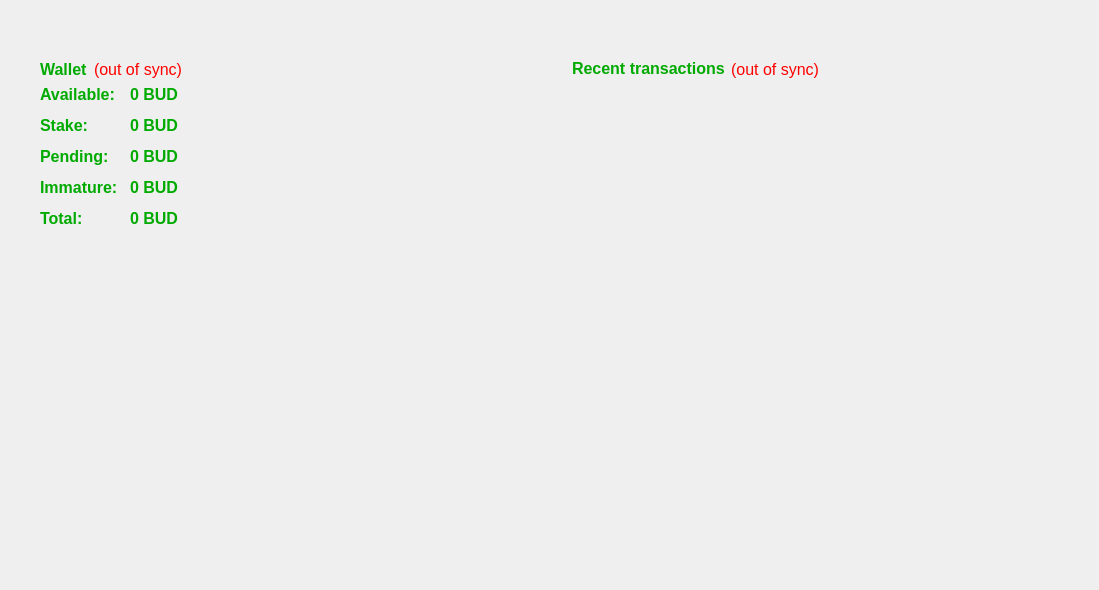
<?xml version="1.0" encoding="UTF-8"?>
<ui version="4.0">
 <class>OverviewPage</class>
 <widget class="QWidget" name="OverviewPage">
  <property name="geometry">
   <rect>
    <x>0</x>
    <y>0</y>
    <width>1099</width>
    <height>590</height>
   </rect>
  </property>
  <property name="windowTitle">
   <string>Form</string>
  </property>
  <layout class="QHBoxLayout" name="horizontalLayout" stretch="0,1,1">
   <property name="topMargin">
    <number>50</number>
   </property>
   <property name="bottomMargin">
    <number>180</number>
   </property>
   <item>
    <spacer name="verticalSpacer_3">
     <property name="orientation">
      <enum>Qt::Vertical</enum>
     </property>
     <property name="sizeHint" stdset="0">
      <size>
       <width>20</width>
       <height>40</height>
      </size>
     </property>
    </spacer>
   </item>
   <item>
    <layout class="QVBoxLayout" name="verticalLayout_2">
     <item>
      <widget class="QFrame" name="frame">
       <property name="frameShape">
        <enum>QFrame::NoFrame</enum>
       </property>
       <property name="frameShadow">
        <enum>QFrame::Raised</enum>
       </property>
       <layout class="QVBoxLayout" name="verticalLayout_4">
        <item>
         <layout class="QHBoxLayout" name="horizontalLayout_4">
          <item>
           <widget class="QLabel" name="label_5">
            <property name="font">
             <font>
              <pointsize>12</pointsize>
              <weight>75</weight>
              <bold>true</bold>
             </font>
            </property>
            <property name="styleSheet">
             <string notr="true">color: rgb(0, 170, 0);</string>
            </property>
            <property name="text">
             <string>Wallet</string>
            </property>
           </widget>
          </item>
          <item>
           <widget class="QLabel" name="labelWalletStatus">
            <property name="font">
             <font>
              <pointsize>12</pointsize>
              <weight>50</weight>
              <bold>false</bold>
             </font>
            </property>
            <property name="toolTip">
             <string>The displayed information may be out of date. Your wallet automatically synchronizes with the Bud network after a connection is established, but this process has not completed yet.</string>
            </property>
            <property name="styleSheet">
             <string notr="true">QLabel { color: red; }</string>
            </property>
            <property name="text">
             <string notr="true">(out of sync)</string>
            </property>
            <property name="alignment">
             <set>Qt::AlignLeading|Qt::AlignLeft|Qt::AlignVCenter</set>
            </property>
           </widget>
          </item>
          <item>
           <spacer name="horizontalSpacer_2">
            <property name="orientation">
             <enum>Qt::Horizontal</enum>
            </property>
            <property name="sizeHint" stdset="0">
             <size>
              <width>40</width>
              <height>20</height>
             </size>
            </property>
           </spacer>
          </item>
         </layout>
        </item>
        <item>
         <layout class="QFormLayout" name="formLayout_2">
          <property name="fieldGrowthPolicy">
           <enum>QFormLayout::AllNonFixedFieldsGrow</enum>
          </property>
          <property name="horizontalSpacing">
           <number>12</number>
          </property>
          <property name="verticalSpacing">
           <number>12</number>
          </property>
          <item row="0" column="0">
           <widget class="QLabel" name="label">
            <property name="font">
             <font>
              <pointsize>12</pointsize>
              <weight>75</weight>
              <bold>true</bold>
             </font>
            </property>
            <property name="styleSheet">
             <string notr="true">color: rgb(0, 170, 0);</string>
            </property>
            <property name="text">
             <string>Available:</string>
            </property>
           </widget>
          </item>
          <item row="0" column="1">
           <widget class="QLabel" name="labelBalance">
            <property name="font">
             <font>
              <pointsize>12</pointsize>
              <weight>75</weight>
              <bold>true</bold>
             </font>
            </property>
            <property name="cursor">
             <cursorShape>IBeamCursor</cursorShape>
            </property>
            <property name="toolTip">
             <string>Your current spendable balance</string>
            </property>
            <property name="styleSheet">
             <string notr="true">color: rgb(0, 170, 0);</string>
            </property>
            <property name="text">
             <string notr="true">0 BUD</string>
            </property>
            <property name="textInteractionFlags">
             <set>Qt::LinksAccessibleByMouse|Qt::TextSelectableByKeyboard|Qt::TextSelectableByMouse</set>
            </property>
           </widget>
          </item>
          <item row="1" column="0">
           <widget class="QLabel" name="label_6">
            <property name="font">
             <font>
              <pointsize>12</pointsize>
              <weight>75</weight>
              <bold>true</bold>
             </font>
            </property>
            <property name="styleSheet">
             <string notr="true">color: rgb(0, 170, 0);</string>
            </property>
            <property name="text">
             <string>Stake:</string>
            </property>
           </widget>
          </item>
          <item row="1" column="1">
           <widget class="QLabel" name="labelStake">
            <property name="font">
             <font>
              <pointsize>12</pointsize>
              <weight>75</weight>
              <bold>true</bold>
             </font>
            </property>
            <property name="cursor">
             <cursorShape>IBeamCursor</cursorShape>
            </property>
            <property name="toolTip">
             <string>Total of coins that was staked, and do not yet count toward the current balance</string>
            </property>
            <property name="styleSheet">
             <string notr="true">color: rgb(0, 170, 0);</string>
            </property>
            <property name="text">
             <string notr="true">0 BUD</string>
            </property>
            <property name="textInteractionFlags">
             <set>Qt::LinksAccessibleByMouse|Qt::TextSelectableByKeyboard|Qt::TextSelectableByMouse</set>
            </property>
           </widget>
          </item>
          <item row="2" column="0">
           <widget class="QLabel" name="label_3">
            <property name="font">
             <font>
              <pointsize>12</pointsize>
              <weight>75</weight>
              <bold>true</bold>
             </font>
            </property>
            <property name="styleSheet">
             <string notr="true">color: rgb(0, 170, 0);</string>
            </property>
            <property name="text">
             <string>Pending:</string>
            </property>
           </widget>
          </item>
          <item row="2" column="1">
           <widget class="QLabel" name="labelUnconfirmed">
            <property name="font">
             <font>
              <pointsize>12</pointsize>
              <weight>75</weight>
              <bold>true</bold>
             </font>
            </property>
            <property name="cursor">
             <cursorShape>IBeamCursor</cursorShape>
            </property>
            <property name="toolTip">
             <string>Total of transactions that have yet to be confirmed, and do not yet count toward the current balance</string>
            </property>
            <property name="styleSheet">
             <string notr="true">color: rgb(0, 170, 0);</string>
            </property>
            <property name="text">
             <string notr="true">0 BUD</string>
            </property>
            <property name="textInteractionFlags">
             <set>Qt::LinksAccessibleByMouse|Qt::TextSelectableByKeyboard|Qt::TextSelectableByMouse</set>
            </property>
           </widget>
          </item>
          <item row="3" column="0">
           <widget class="QLabel" name="labelImmatureText">
            <property name="font">
             <font>
              <pointsize>12</pointsize>
              <weight>75</weight>
              <bold>true</bold>
             </font>
            </property>
            <property name="styleSheet">
             <string notr="true">color: rgb(0, 170, 0);</string>
            </property>
            <property name="text">
             <string>Immature:</string>
            </property>
           </widget>
          </item>
          <item row="3" column="1">
           <widget class="QLabel" name="labelImmature">
            <property name="font">
             <font>
              <pointsize>12</pointsize>
              <weight>75</weight>
              <bold>true</bold>
             </font>
            </property>
            <property name="toolTip">
             <string>Mined balance that has not yet matured</string>
            </property>
            <property name="styleSheet">
             <string notr="true">color: rgb(0, 170, 0);</string>
            </property>
            <property name="text">
             <string notr="true">0 BUD</string>
            </property>
            <property name="textInteractionFlags">
             <set>Qt::LinksAccessibleByMouse|Qt::TextSelectableByKeyboard|Qt::TextSelectableByMouse</set>
            </property>
           </widget>
          </item>
          <item row="4" column="0">
           <widget class="QLabel" name="labelTotalText">
            <property name="font">
             <font>
              <pointsize>12</pointsize>
              <weight>75</weight>
              <bold>true</bold>
             </font>
            </property>
            <property name="styleSheet">
             <string notr="true">color: rgb(0, 170, 0);</string>
            </property>
            <property name="text">
             <string>Total:</string>
            </property>
           </widget>
          </item>
          <item row="4" column="1">
           <widget class="QLabel" name="labelTotal">
            <property name="font">
             <font>
              <pointsize>12</pointsize>
              <weight>75</weight>
              <bold>true</bold>
             </font>
            </property>
            <property name="cursor">
             <cursorShape>IBeamCursor</cursorShape>
            </property>
            <property name="toolTip">
             <string>Your current total balance</string>
            </property>
            <property name="styleSheet">
             <string notr="true">color: rgb(0, 170, 0);</string>
            </property>
            <property name="text">
             <string notr="true">0 BUD</string>
            </property>
            <property name="textInteractionFlags">
             <set>Qt::LinksAccessibleByMouse|Qt::TextSelectableByKeyboard|Qt::TextSelectableByMouse</set>
            </property>
           </widget>
          </item>
         </layout>
        </item>
        <item>
         <spacer name="horizontalSpacer_3">
          <property name="orientation">
           <enum>Qt::Horizontal</enum>
          </property>
          <property name="sizeHint" stdset="0">
           <size>
            <width>40</width>
            <height>20</height>
           </size>
          </property>
         </spacer>
        </item>
       </layout>
      </widget>
     </item>
     <item>
      <spacer name="verticalSpacer">
       <property name="orientation">
        <enum>Qt::Vertical</enum>
       </property>
       <property name="sizeHint" stdset="0">
        <size>
         <width>20</width>
         <height>40</height>
        </size>
       </property>
      </spacer>
     </item>
    </layout>
   </item>
   <item>
    <layout class="QVBoxLayout" name="verticalLayout_3">
     <item>
      <widget class="QFrame" name="frame_2">
       <property name="frameShape">
        <enum>QFrame::NoFrame</enum>
       </property>
       <property name="frameShadow">
        <enum>QFrame::Raised</enum>
       </property>
       <layout class="QVBoxLayout" name="verticalLayout">
        <item>
         <layout class="QHBoxLayout" name="horizontalLayout_2">
          <item>
           <widget class="QLabel" name="label_4">
            <property name="font">
             <font>
              <pointsize>12</pointsize>
              <weight>75</weight>
              <bold>true</bold>
             </font>
            </property>
            <property name="styleSheet">
             <string notr="true">color: rgb(0, 170, 0);</string>
            </property>
            <property name="text">
             <string>&lt;b&gt;Recent transactions&lt;/b&gt;</string>
            </property>
           </widget>
          </item>
          <item>
           <widget class="QLabel" name="labelTransactionsStatus">
            <property name="font">
             <font>
              <pointsize>12</pointsize>
             </font>
            </property>
            <property name="toolTip">
             <string>The displayed information may be out of date. Your wallet automatically synchronizes with the Bud network after a connection is established, but this process has not completed yet.</string>
            </property>
            <property name="styleSheet">
             <string notr="true">QLabel { color: red; }</string>
            </property>
            <property name="text">
             <string notr="true">(out of sync)</string>
            </property>
            <property name="alignment">
             <set>Qt::AlignRight|Qt::AlignTrailing|Qt::AlignVCenter</set>
            </property>
           </widget>
          </item>
          <item>
           <spacer name="horizontalSpacer">
            <property name="orientation">
             <enum>Qt::Horizontal</enum>
            </property>
            <property name="sizeHint" stdset="0">
             <size>
              <width>40</width>
              <height>20</height>
             </size>
            </property>
           </spacer>
          </item>
         </layout>
        </item>
        <item>
         <widget class="QListView" name="listTransactions">
          <property name="styleSheet">
           <string notr="true">QListView { background: transparent; }</string>
          </property>
          <property name="frameShape">
           <enum>QFrame::NoFrame</enum>
          </property>
          <property name="verticalScrollBarPolicy">
           <enum>Qt::ScrollBarAlwaysOff</enum>
          </property>
          <property name="horizontalScrollBarPolicy">
           <enum>Qt::ScrollBarAlwaysOff</enum>
          </property>
          <property name="selectionMode">
           <enum>QAbstractItemView::NoSelection</enum>
          </property>
         </widget>
        </item>
       </layout>
      </widget>
     </item>
     <item>
      <spacer name="verticalSpacer_2">
       <property name="orientation">
        <enum>Qt::Vertical</enum>
       </property>
       <property name="sizeHint" stdset="0">
        <size>
         <width>20</width>
         <height>40</height>
        </size>
       </property>
      </spacer>
     </item>
    </layout>
   </item>
  </layout>
 </widget>
 <resources/>
 <connections/>
</ui>
